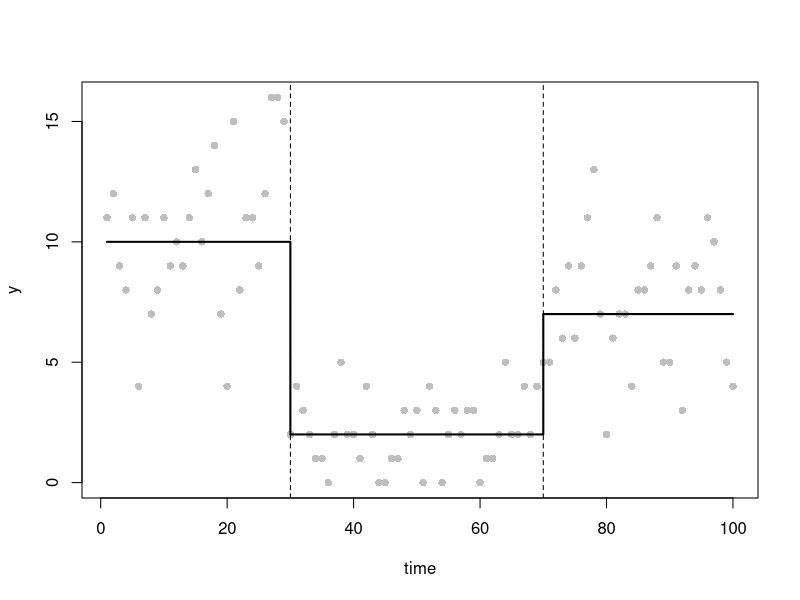
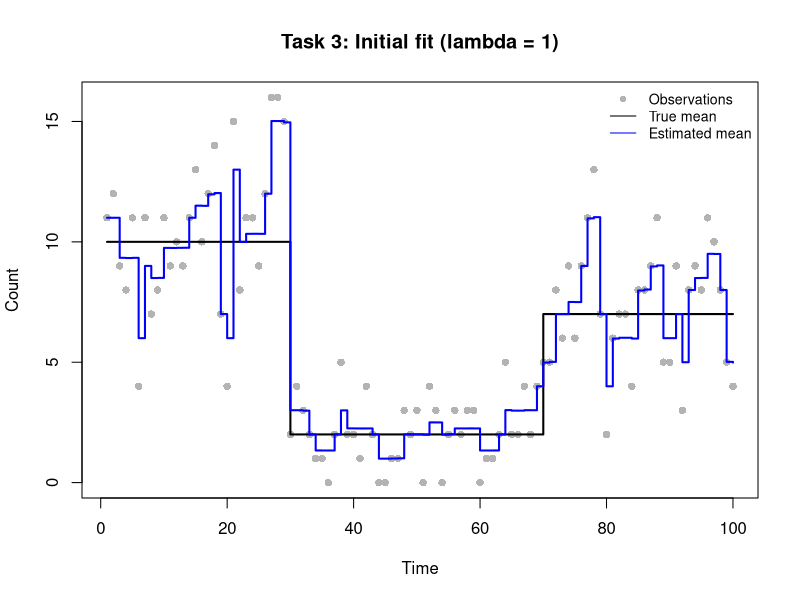
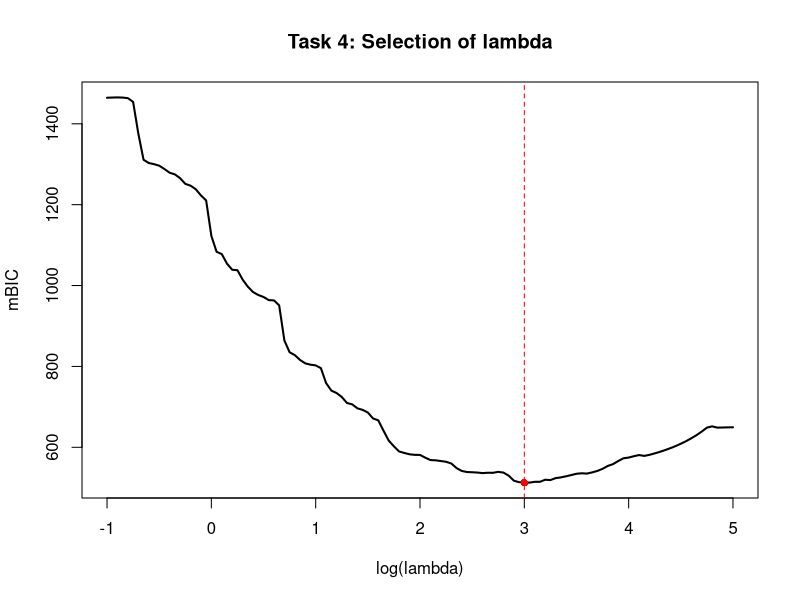
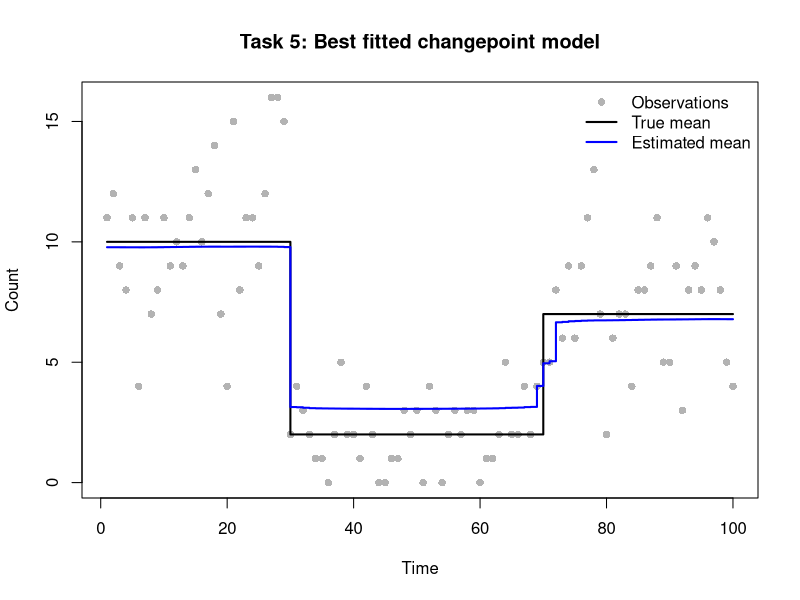
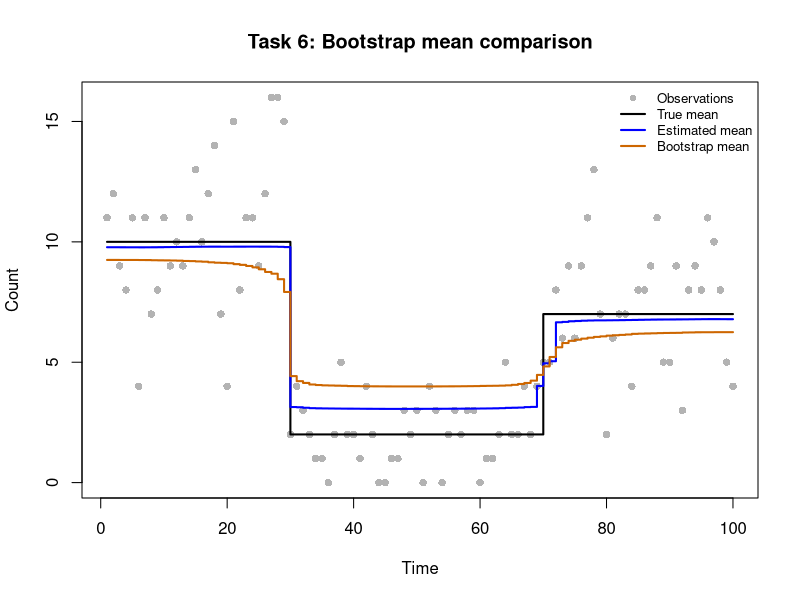
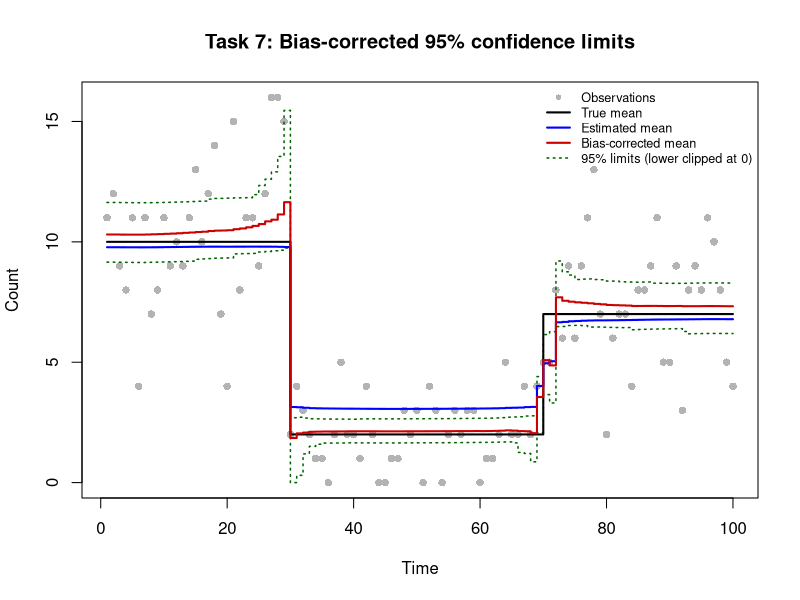

Generate these figures, in order, with R:
set.seed(12345)
n <- 100
time <- 1:n
tau_true <- c(1, 30, 70, n+1)
m_true <- length(tau_true)-2
theta_true <- c(10, 2, 7)
mu_true <- numeric(n)
## cpt positions (with tau_0 and tau_{m+1})
## number of cpts (m)
## segment parameters (theta_1, theta_2, theta_3)
## mean function
for(i in seq_along(theta_true))
  mu_true[tau_true[i]:(tau_true[i+1]-1)] <- theta_true[i]
y <- rpois(n, lambda = mu_true)
## simulate data y
plot(time, y, pch = 16, col = "grey")
lines(mu_true, col="black", lwd=2, type ="s")
abline(v = tau_true[-c(1,length(tau_true))], lty="dashed")

#Task 2: Smoothed LASSO objective and its derivatives

# Compute the penalised negative Poisson log-likelihood
# The cimulative sum of beta gives the log-mean at each time point
# Only beta[2:n]is penalised, since beta[1] is the baseline
poission_lasso_objective <- function(beta, y, lambda = 1, eps = 1e-6) {
  eta <- cumsum(beta)
  mu <- exp(eta)
  neg_loglik <- sum(mu - y * eta + lgamma(y + 1))
  penalty <- lambda * sum(sqrt(beta[-1L]^2 + eps))
  neg_loglik + penalty
}

# Compute the gradient of the penalised objective
# Reverse cumulative sums give the derivatives of the likelihood
# The smoothed LASSO derivative is added for beta[2:n]
poission_lasso_grad <- function(beta, y, lambda = 1, eps = 1e-6) {
  mu <- exp(cumsum(beta))
  gradient <- rev(cumsum(rev(mu - y)))
  gradient[-1L] <- gradient[-1L] +
    lambda * beta[-1L] / sqrt(beta[-1L]^2 + eps)
  gradient
}

# Compute the Hessian matrix of the penalised objective
# Each likelihood entry sums mu from max(i,j) to n
poission_lasso_hess <- function(beta, y, lambda = 1, eps = 1e-6) {
  p <- length(beta)
  mu <- exp(cumsum(beta))
  tail_mu <- rev(cumsum(rev(mu)))
  max_index <- outer(seq_len(p), seq_len(p), FUN = pmax)
  H <- matrix(tail_mu[as.vector(max_index)], nrow = p, ncol = p)
  j <- seq.int(2L, p)
  H[cbind(j, j)] <- H[cbind(j, j)] +
    lambda * eps / (beta[j]^2 + eps)^(3 / 2)
  H
}

# Check the analytical derivatives using central finite differences
# Start from a constant-mean model with no initial changepoints
beta_start <- c(log(mean(y)), rep(0, n - 1L))

# Test the baseline and three selected change parameters
check_idx <- c(1L, 30L, 70L, 100L)
h <- 1e-6

# Approximate the gradient using difference in objective values
numeric_grad <- sapply(check_idx, function(j) {
  bp <- beta_start
  bm <- beta_start
  bp[j] <- bp[j] + h
  bm[j] <- bm[j] - h
  (poission_lasso_objective(bp, y) -
      poission_lasso_objective(bm, y)) / (2 * h)
})
analytic_grad <- poission_lasso_grad(beta_start, y)
grad_error <- max(abs(numeric_grad - analytic_grad[check_idx]))

# Approximate Hessian columns using differences in gradients
numeric_hess_cols <- sapply(check_idx, function(j) {
  bp <- beta_start
  bm <- beta_start
  bp[j] <- bp[j] + h
  bm[j] <- bm[j] - h
  (poission_lasso_grad(bp, y) - poission_lasso_grad(bm, y)) / (2 * h)
})
analytic_hess <- poission_lasso_hess(beta_start, y)
hess_error <- max(abs(numeric_hess_cols - analytic_hess[, check_idx]))

# Report the largest errors and stop if they exceed tolerance
cat("Finite-difference gradient max error:", grad_error, "\n")
cat("Finite-difference Hessian max error:", hess_error, "\n")
stopifnot(grad_error < 1e-3, hess_error < 1e-2)


# Task 3: Initial model fitting with lambda=1

# Fit the penalised Poisson model using BFGS
# If optimisation fails to converge, restart from the last estimate
# with an increased iteration limit
fit_poisson <- function(y, lambda, start) {
  fit <- optim(par = start,
               fn = poission_lasso_objective,
               gr = poission_lasso_grad,
               y = y, lambda = lambda, eps = 1e-6,
               method = "BFGS",
               control = list(maxit = 2000, reltol = 1e-9))
  if (fit$convergence != 0L) {
    fit <- optim(par = fit$par,
                 fn = poission_lasso_objective,
                 gr = poission_lasso_grad,
                 y = y, lambda = lambda, eps = 1e-6,
                 method = "BFGS",
                 control = list(maxit = 4000, reltol = 1e-9))
  }
  fit
}

# Fit the model with the initial penalty lambda=1
fit_initial <- fit_poisson(y, lambda = 1, start = beta_start)

# Check convergence and the remaining gradient magnitude
cat("Task 3 BFGS convergence code:", fit_initial$convergence, "\n")
cat("Task 3 maximum absolute gradient:",
    max(abs(poission_lasso_grad(fit_initial$par, y, lambda = 1))), "\n")
if (fit_initial$convergence != 0L) stop("Task 3 did not converge.")

# Recover the estimated mean from the fitted log-mean parameters
mu_initial <- exp(cumsum(fit_initial$par))

# Compare observations with the ture and estimated mean functions
plot(
  time, y,
  pch = 16, col = "grey70",
  xlab = "Time", ylab = "Count",
  main = "Task 3: Initial fit (lambda = 1)"
)

lines(time, mu_true, col = "black", lwd = 2, type = "s")
lines(time, mu_initial, col = "blue", lwd = 2, type = "s")

legend(
  "topright",
  legend = c("Observations", "True mean", "Estimated mean"),
  col = c("grey70", "black", "blue"),
  pch = c(16, NA, NA),
  lty = c(NA, 1, 1),
  cex = 0.85,
  bty = "n"
)


#task4
#generate the 121 lambda values
log_lambda_grid <- seq(-1, 5, by = 0.05)
lambda_grid <- exp(log_lambda_grid)
n_lambda <- length(lambda_grid)

# Store the results for each penalty value
mbic_values <- rep(NA_real_, n_lambda)
edf_values <- rep(NA_real_, n_lambda)
loglik_values <- rep(NA_real_, n_lambda)
convergence_codes <- rep(NA_integer_, n_lambda)

# Use warm starts to improve optimisation efficiency.
beta_current <- beta_start

for (i in seq_along(lambda_grid)) {
  lambda_current <- lambda_grid[i]
  # Fit the penalised Poisson model(by BFGS)
  fit <- fit_poisson(
    y = y,
    lambda = lambda_current,
    start = beta_current
  )
  
  # Record the convergence and skip unsuccessful fits
  convergence_codes[i] <- fit$convergence
  
  if (fit$convergence != 0L) {
    warning(paste("Optimisation failed at lambda =", lambda_current))
    next
  }
  
  # Extract the estimated parameters and update the parameters
  beta_hat <- fit$par
  beta_current <- beta_hat
  
  # Compute Hessians
  H_lambda <- poission_lasso_hess(
    beta_hat, y, lambda = lambda_current
  )
  
  H_0 <- poission_lasso_hess(
    beta_hat, y, lambda = 0
  )
  
  # Compute the effective degrees of freedom
  # avoid the numerical Error since the Hessian matrix is numerically singular
  edf <- tryCatch(
    sum(diag(solve(H_lambda, H_0))),
    error = function(e) {
      warning(paste("EDF calculation failed at lambda =", lambda_current))
      NA_real_
    }
  )
  
  if (!is.finite(edf)) next
  
  # Evaluate the unpenalised log-likelihood
  loglik <- -poission_lasso_objective(
    beta_hat, y, lambda = 0
  )
  
  # Compute the effective number of changepoints
  m_tilde <- edf - 1
  
  # Modified BIC
  mbic <- 3 * m_tilde * log(length(y)) - 2 * loglik
  
  # Results
  edf_values[i] <- edf
  loglik_values[i] <- loglik
  mbic_values[i] <- mbic
}

# Combine the results
q4_results <- data.frame(
  log_lambda = log_lambda_grid,
  lambda = lambda_grid,
  EDF = edf_values,
  mBIC = mbic_values,
  convergence = convergence_codes
)

# Check that valid results are available
valid_index <- which(is.finite(mbic_values))

if (length(valid_index) == 0L) {
  stop("No valid mBIC values were obtained.")
}

best_index <- valid_index[
  which.min(mbic_values[valid_index])
]

lambda_best <- lambda_grid[best_index]
log_lambda_best <- log_lambda_grid[best_index]
edf_best <- edf_values[best_index]
m_tilde_best <- edf_best - 1

# Display the selected model
cat("Best lambda:", lambda_best, "\n")
cat("Best log(lambda):", log_lambda_best, "\n")
cat("Minimum mBIC:", mbic_values[best_index], "\n")
cat("Effective degrees of freedom:", edf_best, "\n")
cat("Effective number of changepoints:", m_tilde_best, "\n")
cat("Number of invalid mBIC values:",
    sum(!is.finite(mbic_values)), "\n")
cat("Number of failed optimisations:",
    sum(convergence_codes != 0L, na.rm = TRUE), "\n")

# Plot mBIC against log(lambda)
plot(log_lambda_grid, mbic_values,
     type = "l",
     lwd = 2,
     xlab = "log(lambda)",
     ylab = "mBIC",
     main = "Task 4: Selection of lambda")

abline(v = log_lambda_best, col = "red", lty = 2)
points(log_lambda_best, mbic_values[best_index],
       col = "red", pch = 16)


#task5

# Refit the model
fit_best <- fit_poisson(
  y = y,
  lambda = lambda_best,
  start = beta_start
)

# Check the convergence
cat("Task 5 BFGS convergence code:", fit_best$convergence, "\n")

if (fit_best$convergence != 0L) {
  stop("Task 5 optimisation did not converge.")
}

# Extract the estimated parameters
beta_best <- fit_best$par

# Compute the estimated mean function
mu_best <- exp(cumsum(beta_best))

# Estimate the number of changepoints
m_hat <- floor(m_tilde_best)

# Identify the changepoints using the largest absolute coefficients
beta_changes <- abs(beta_best[-1L])

if (m_hat > 0L) {
  sorted_index <- order(beta_changes, decreasing = TRUE)
  tau_hat <- sort(sorted_index[seq_len(m_hat)] + 1L)
} else {
  tau_hat <- integer(0)
}

# Display the estimated changepoints
cat("Selected lambda:", lambda_best, "\n")
cat("Estimated number of changepoints:", m_hat, "\n")
cat("Estimated changepoint locations:", tau_hat, "\n")

# Plot the observations, true mean and estimated mean
plot(time, y,
     pch = 16,
     col = "grey70",
     xlab = "Time",
     ylab = "Count",
     main = "Task 5: Best fitted changepoint model")

lines(time, mu_true, col = "black", lwd = 2, type = "s")
lines(time, mu_best, col = "blue", lwd = 2, type = "s")

legend("topright",
       legend = c("Observations", "True mean", "Estimated mean"),
       col = c("grey70", "black", "blue"),
       pch = c(16, NA, NA),
       lty = c(NA, 1, 1),
       lwd = c(NA, 2, 2),
       bty = "n")


# Task 6: Parametric bootstrap and bias correction

# Simulate from the best fitted model using a fixed penalty.
B <- 200L
n_obs <- length(y)

# Check the fitted values and required inputs.
stopifnot(
  length(time) == n_obs,
  length(mu_true) == n_obs,
  length(mu_best) == n_obs,
  length(beta_best) == n_obs,
  all(is.finite(mu_best)),
  all(mu_best > 0),
  is.finite(lambda_best),
  lambda_best > 0
)

set.seed(20261117)

# Store one fitted mean function per bootstrap replicate.
mu_boot <- matrix(NA_real_, nrow = B, ncol = n_obs)
boot_convergence <- integer(B)
boot_max_gradient <- numeric(B)

# Simulate Poisson data and refit with the original estimates.
boot_elapsed <- system.time({
  for (b in seq_len(B)) {
    y_sim <- rpois(n_obs, lambda = mu_best)
    fit_sim <- fit_poisson(
      y = y_sim,
      lambda = lambda_best,
      start = beta_best
    )
    
    boot_convergence[b] <- fit_sim$convergence
    if (fit_sim$convergence != 0L) {
      stop(sprintf("Task 6: bootstrap fit %d did not converge.", b))
    }
    
    # Check the gradient after the initial BFGS fit.
    grad_sim <- max(abs(poission_lasso_grad(
      fit_sim$par, y_sim, lambda = lambda_best
    )))
    
    # Refine fits with comparatively large gradients.
    # The threshold is a diagnostic choice, not a convergence rule.
    if (grad_sim > 0.1) {
      fit_refined <- optim(
        par = fit_sim$par,
        fn = poission_lasso_objective,
        gr = poission_lasso_grad,
        y = y_sim,
        lambda = lambda_best,
        eps = 1e-6,
        method = "BFGS",
        control = list(maxit = 4000, reltol = 1e-12)
      )
      
      # Keep the refined fit only if it converged and improved.
      if (fit_refined$convergence == 0L &&
          is.finite(fit_refined$value) &&
          fit_refined$value <= fit_sim$value) {
        fit_sim <- fit_refined
      }
    }
    
    mu_sim <- exp(cumsum(fit_sim$par))
    if (any(!is.finite(mu_sim)) || any(mu_sim <= 0)) {
      stop(sprintf("Task 6: invalid mean at bootstrap fit %d.", b))
    }
    
    mu_boot[b, ] <- mu_sim
    boot_max_gradient[b] <- max(abs(poission_lasso_grad(
      fit_sim$par, y_sim, lambda = lambda_best
    )))
  }
})[["elapsed"]]

# Average fitted means across bootstrap samples.
mu_bar <- colMeans(mu_boot)

# Estimate bootstrap bias and correct the fitted mean.
bootstrap_bias <- mu_bar - mu_best
mu_bc <- mu_best - bootstrap_bias

# Compute pointwise 2.5% and 97.5% bootstrap quantiles.
percentile_limits <- apply(
  mu_boot, 2L, quantile,
  probs = c(0.025, 0.975), names = FALSE
)
q_L <- percentile_limits[1L, ]
q_U <- percentile_limits[2L, ]

# Form basic bootstrap intervals using reflected quantiles.
# Keep the original limits for statistical reporting.
q_L_bc <- 2 * mu_best - q_U
q_U_bc <- 2 * mu_best - q_L

stopifnot(
  all(is.finite(mu_bc)),
  all(is.finite(q_L_bc)),
  all(is.finite(q_U_bc)),
  all(q_L_bc <= q_U_bc)
)

cat("Task 6 completed bootstrap fits:",
    sum(boot_convergence == 0L), "of", B, "\n")
cat("Task 6 bootstrap elapsed time (seconds):",
    round(boot_elapsed, 2), "\n")
cat("Task 6 maximum absolute gradient:",
    signif(max(boot_max_gradient), 4), "\n")

# Compare observations, true mean and fitted mean functions.
plot(time, y,
     pch = 16, col = "grey70",
     ylim = range(c(0, y, mu_true, mu_best, mu_bar)),
     xlab = "Time", ylab = "Count",
     main = "Task 6: Bootstrap mean comparison")
lines(time, mu_true, col = "black", lwd = 2, type = "s")
lines(time, mu_best, col = "blue", lwd = 2, type = "s")
lines(time, mu_bar, col = "darkorange3", lwd = 2, type = "s")
legend("topright",
       legend = c("Observations", "True mean", "Estimated mean",
                  "Bootstrap mean"),
       col = c("grey70", "black", "blue", "darkorange3"),
       pch = c(16, NA, NA, NA),
       lty = c(NA, 1, 1, 1),
       lwd = c(NA, 2, 2, 2),
       cex = 0.8, bty = "n")

cat("Task 6 plot displayed.\n")

# Task 7: Final plot with bias-corrected confidence limits

# Means from Poisson models cannot be negative. The basic bootstrap
# interval may nevertheless have a negative lower limit near a change.
# Clip lower limits only for plotting; keep q_L_bc unchanged.
negative_lower_idx <- which(q_L_bc < 0)
q_L_bc_plot <- pmax(0, q_L_bc)

if (length(negative_lower_idx) > 0L) {
  cat("Task 7 negative lower limits:",
      length(negative_lower_idx), "\n")
  cat("Task 7 affected time points:",
      paste(time[negative_lower_idx], collapse = ", "), "\n")
  cat("Task 7 lower limits clipped to 0 for plotting only.\n")
}

# Include all displayed curves when setting the y-axis range.
final_ylim <- range(c(0, y, mu_true, mu_best, mu_bc,
                      q_L_bc_plot, q_U_bc))

plot(time, y,
     pch = 16, col = "grey70", ylim = final_ylim,
     xlab = "Time", ylab = "Count",
     main = "Task 7: Bias-corrected 95% confidence limits")

# Draw interval bounds before the fitted mean curves.
lines(time, q_L_bc_plot, col = "darkgreen", lwd = 1.5,
      lty = 3, type = "s")
lines(time, q_U_bc, col = "darkgreen", lwd = 1.5,
      lty = 3, type = "s")
lines(time, mu_true, col = "black", lwd = 2, type = "s")
lines(time, mu_best, col = "blue", lwd = 2, type = "s")
lines(time, mu_bc, col = "red3", lwd = 2, type = "s")

# Disclose the plotting-only truncation in the legend.
limits_label <- if (length(negative_lower_idx) > 0L) {
  "95% limits (lower clipped at 0)"
} else {
  "95% corrected limits"
}

legend("topright",
       legend = c("Observations", "True mean", "Estimated mean",
                  "Bias-corrected mean", limits_label),
       col = c("grey70", "black", "blue", "red3", "darkgreen"),
       pch = c(16, NA, NA, NA, NA),
       lty = c(NA, 1, 1, 1, 3),
       lwd = c(NA, 2, 2, 2, 1.5),
       cex = 0.76, bty = "n")

cat("Task 7 plot displayed.\n")
